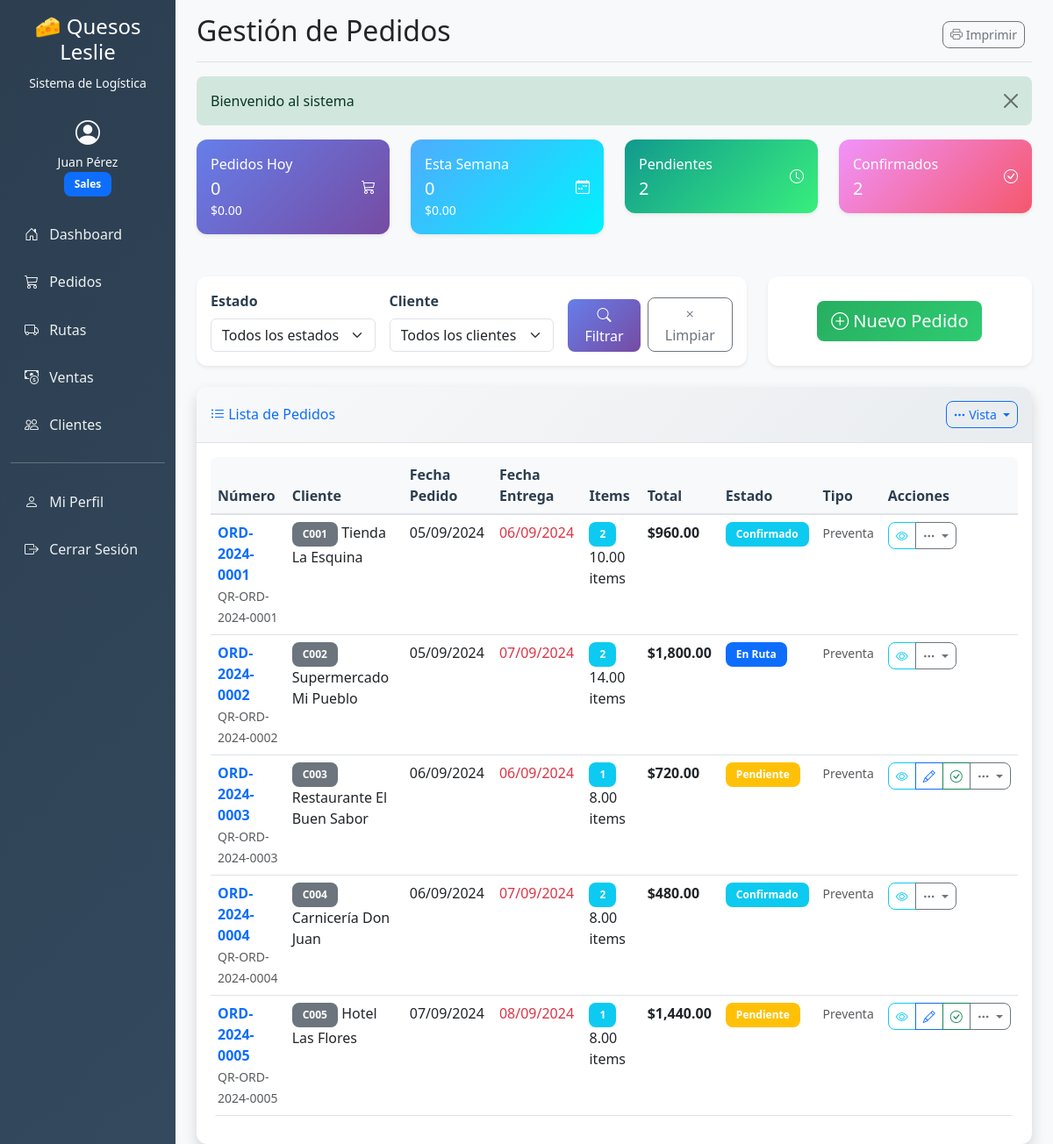
Page /orders (signed in) on the committed database.
### tables this page shows
CREATE TABLE `orders` (
  `id` int(11) NOT NULL AUTO_INCREMENT,
  `order_number` varchar(50) NOT NULL,
  `customer_id` int(11) NOT NULL,
  `order_date` date NOT NULL,
  `delivery_date` date NOT NULL,
  `status` enum('pending','confirmed','in_route','delivered','cancelled') NOT NULL DEFAULT 'pending',
  `order_type` enum('presale','direct','route') NOT NULL DEFAULT 'presale',
  `total_amount` decimal(10,2) NOT NULL DEFAULT 0.00,
  `notes` text,
  `qr_code` varchar(100) DEFAULT NULL,
  `created_by` int(11) NOT NULL,
  `created_at` timestamp NOT NULL DEFAULT CURRENT_TIMESTAMP,
  `updated_at` timestamp NOT NULL DEFAULT CURRENT_TIMESTAMP ON UPDATE CURRENT_TIMESTAMP,
  PRIMARY KEY (`id`),
  UNIQUE KEY `order_number` (`order_number`),
  KEY `customer_id` (`customer_id`),
  KEY `created_by` (`created_by`),
  FOREIGN KEY (`customer_id`) REFERENCES `customers` (`id`),
  FOREIGN KEY (`created_by`) REFERENCES `users` (`id`)
);

CREATE TABLE `customers` (
  `id` int(11) NOT NULL AUTO_INCREMENT,
  `code` varchar(50) NOT NULL,
  `name` varchar(100) NOT NULL,
  `contact_person` varchar(100) DEFAULT NULL,
  `phone` varchar(20) DEFAULT NULL,
  `email` varchar(100) DEFAULT NULL,
  `address` text NOT NULL,
  `location_lat` decimal(10,8) DEFAULT NULL,
  `location_lng` decimal(11,8) DEFAULT NULL,
  `customer_type` enum('regular','wholesale','retail') NOT NULL DEFAULT 'regular',
  `credit_limit` decimal(10,2) NOT NULL DEFAULT 0.00,
  `payment_terms` int(11) NOT NULL DEFAULT 0,
  `is_active` tinyint(1) NOT NULL DEFAULT 1,
  `created_at` timestamp NOT NULL DEFAULT CURRENT_TIMESTAMP,
  `updated_at` timestamp NOT NULL DEFAULT CURRENT_TIMESTAMP ON UPDATE CURRENT_TIMESTAMP,
  PRIMARY KEY (`id`),
  UNIQUE KEY `code` (`code`)
);

### views/orders/index.php (the view, shortened to what the rows shown need)
<div class="card shadow">
    <div class="card-body">
        <?php if (!empty($orders)): ?>
        <div class="table-responsive">
            <table class="table table-hover">
                <thead class="table-light">
                    <tr>
                        <th>Número</th>
                        <th>Cliente</th>
                        <th>Fecha Pedido</th>
                        <th>Fecha Entrega</th>
                        <th>Items</th>
                        <th>Total</th>
                        <th>Estado</th>
                        <th>Tipo</th>
                        <th>Acciones</th>
                    </tr>
                </thead>
                <tbody>
                    <?php foreach ($orders as $order): ?>
                    <tr>
                        <td>
                            <a href="<?php echo BASE_URL; ?>orders/view/<?php echo $order['id']; ?>" class="text-decoration-none fw-bold">
                                <?php echo htmlspecialchars($order['order_number']); ?>
                            </a>
                            <?php if ($order['qr_code']): ?>
                            <br><small class="text-muted"><?php echo htmlspecialchars($order['qr_code']); ?></small>
                            <?php endif; ?>
                        </td>
                        <td>
                            <span class="badge bg-secondary"><?php echo htmlspecialchars($order['customer_code']); ?></span>
                            <?php echo htmlspecialchars($order['customer_name']); ?>
                        </td>
                        <td><?php echo date('d/m/Y', strtotime($order['order_date'])); ?></td>
                        <td>
                            <?php
                            $delivery_class = '';
                            $today = date('Y-m-d');
                            if ($order['delivery_date'] < $today && $order['status'] !== 'delivered') {
                                $delivery_class = 'text-danger';
                            } elseif ($order['delivery_date'] == $today) {
                                $delivery_class = 'text-warning';
                            }
                            ?>
                            <span class="<?php echo $delivery_class; ?>">
                                <?php echo date('d/m/Y', strtotime($order['delivery_date'])); ?>
                            </span>
                        </td>
                        <td>
                            <span class="badge bg-info"><?php echo $order['total_items']; ?></span>
                            <?php echo number_format($order['total_quantity'], 2); ?> items
                        </td>
                        <td class="fw-bold">$<?php echo number_format($order['total_amount'], 2); ?></td>
                        <td>
                            <?php
                            $status_classes = [
                                'pending' => 'warning',
                                'confirmed' => 'info',
                                'in_route' => 'primary',
                                'delivered' => 'success',
                                'cancelled' => 'danger'
                            ];
                            $status_labels = [
                                'pending' => 'Pendiente',
                                'confirmed' => 'Confirmado',
                                'in_route' => 'En Ruta',
                                'delivered' => 'Entregado',
                                'cancelled' => 'Cancelado'
                            ];
                            ?>
                            <span class="badge bg-<?php echo $status_classes[$order['status']]; ?>">
                                <?php echo $status_labels[$order['status']]; ?>
                            </span>
                        </td>
                        <td>
                            <?php
                            $type_labels = [
                                'presale' => 'Preventa',
                                'direct' => 'Directo',
                                'route' => 'En Ruta'
                            ];
                            ?>
                            <small class="text-muted"><?php echo $type_labels[$order['order_type']] ?? $order['order_type']; ?></small>
                        </td>
                        <td>
                            <div class="btn-group btn-group-sm" role="group">
                                <a href="<?php echo BASE_URL; ?>orders/view/<?php echo $order['id']; ?>"
                                   class="btn btn-outline-info" title="Ver detalles">
                                    <i class="bi bi-eye"></i>
                                </a>
                                <?php if ($order['status'] === 'pending'): ?>
                                <a href="<?php echo BASE_URL; ?>orders/edit/<?php echo $order['id']; ?>"
                                   class="btn btn-outline-primary" title="Editar">
                                    <i class="bi bi-pencil"></i>
                                </a>
                                <a href="<?php echo BASE_URL; ?>orders/confirm/<?php echo $order['id']; ?>"
                                   class="btn btn-outline-success" title="Confirmar">
                                    <i class="bi bi-check-circle"></i>
                                </a>
                                <?php endif; ?>
                                <div class="btn-group btn-group-sm" role="group">
                                    <button type="button" class="btn btn-outline-secondary dropdown-toggle"
                                            data-bs-toggle="dropdown" title="Más opciones">
                                        <i class="bi bi-three-dots"></i>
                                    </button>
                                </div>
                            </div>
                        </td>
                    </tr>
                    <?php endforeach; ?>
                </tbody>
            </table>
        </div>
        <?php endif; ?>
    </div>
</div>

### rows in the picture
orders: order_number "ORD-2024-0001", qr_code "QR-ORD-2024-0001", customer.code "C001", customer.name "Tienda La Esquina", order_date "05/09/2024", delivery_date "06/09/2024", total_items "2", total_quantity "10.00", total_amount "960.00", status "Confirmado", order_type "Preventa"
orders: order_number "ORD-2024-0002", qr_code "QR-ORD-2024-0002", customer.code "C002", customer.name "Supermercado Mi Pueblo", order_date "05/09/2024", delivery_date "07/09/2024", total_items "2", total_quantity "14.00", total_amount "1,800.00", status "En Ruta", order_type "Preventa"
orders: order_number "ORD-2024-0003", qr_code "QR-ORD-2024-0003", customer.code "C003", customer.name "Restaurante El Buen Sabor", order_date "06/09/2024", delivery_date "06/09/2024", total_items "1", total_quantity "8.00", total_amount "720.00", status "Pendiente", order_type "Preventa"
orders: order_number "ORD-2024-0004", qr_code "QR-ORD-2024-0004", customer.code "C004", customer.name "Carnicería Don Juan", order_date "06/09/2024", delivery_date "07/09/2024", total_items "2", total_quantity "8.00", total_amount "480.00", status "Confirmado", order_type "Preventa"
orders: order_number "ORD-2024-0005", qr_code "QR-ORD-2024-0005", customer.code "C005", customer.name "Hotel Las Flores", order_date "07/09/2024", delivery_date "08/09/2024", total_items "1", total_quantity "8.00", total_amount "1,440.00", status "Pendiente", order_type "Preventa"

### other values in the picture
$_SESSION['user_name'] "Juan Pérez"
$_SESSION['user_role'] "Sales"
$page_title "Gestión de Pedidos"
$flash['message'] "Bienvenido al sistema"
$stats['today']['count'] "0"
$stats['today']['total'] "0.00"
$stats['week']['count'] "0"
$stats['week']['total'] "0.00"
$stats['by_status']['pending'] "2"
$stats['by_status']['confirmed'] "2"
